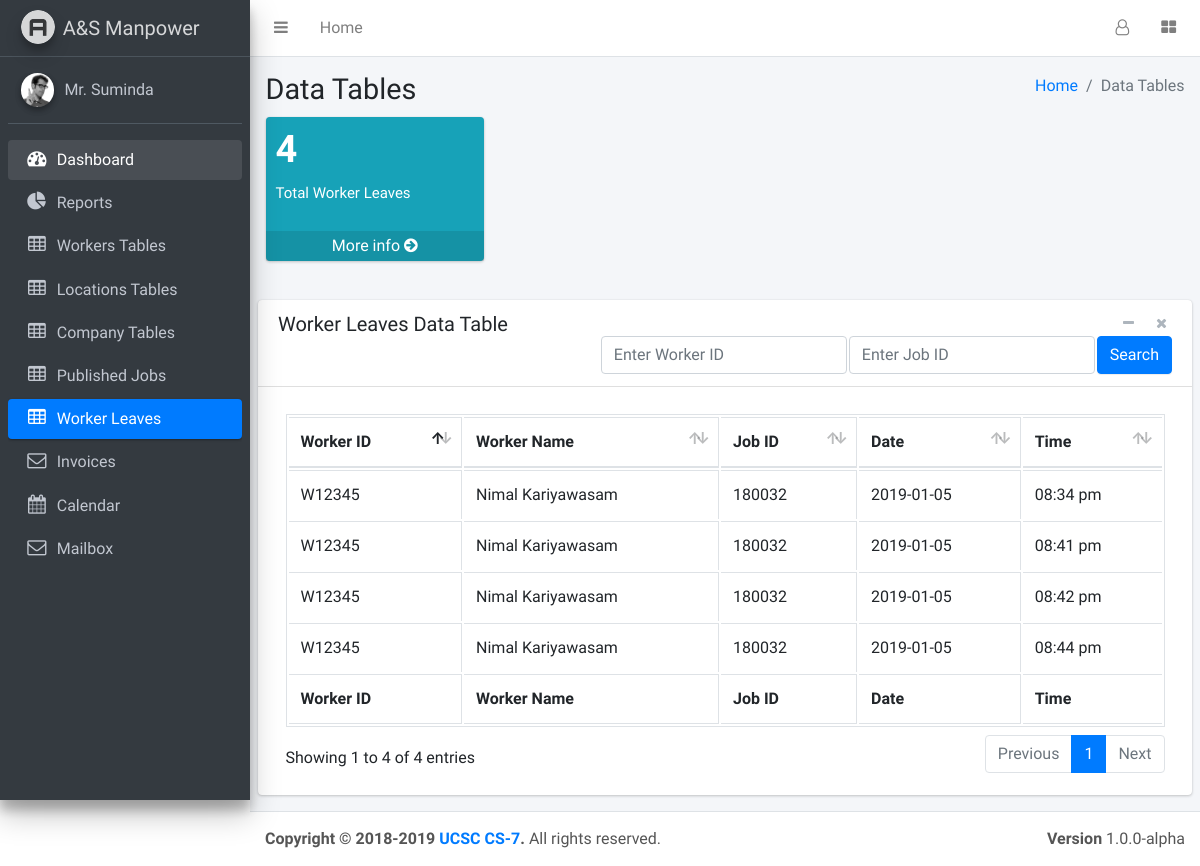
Page /pages/others/tables/dataLeaves.php on the earlier database version.
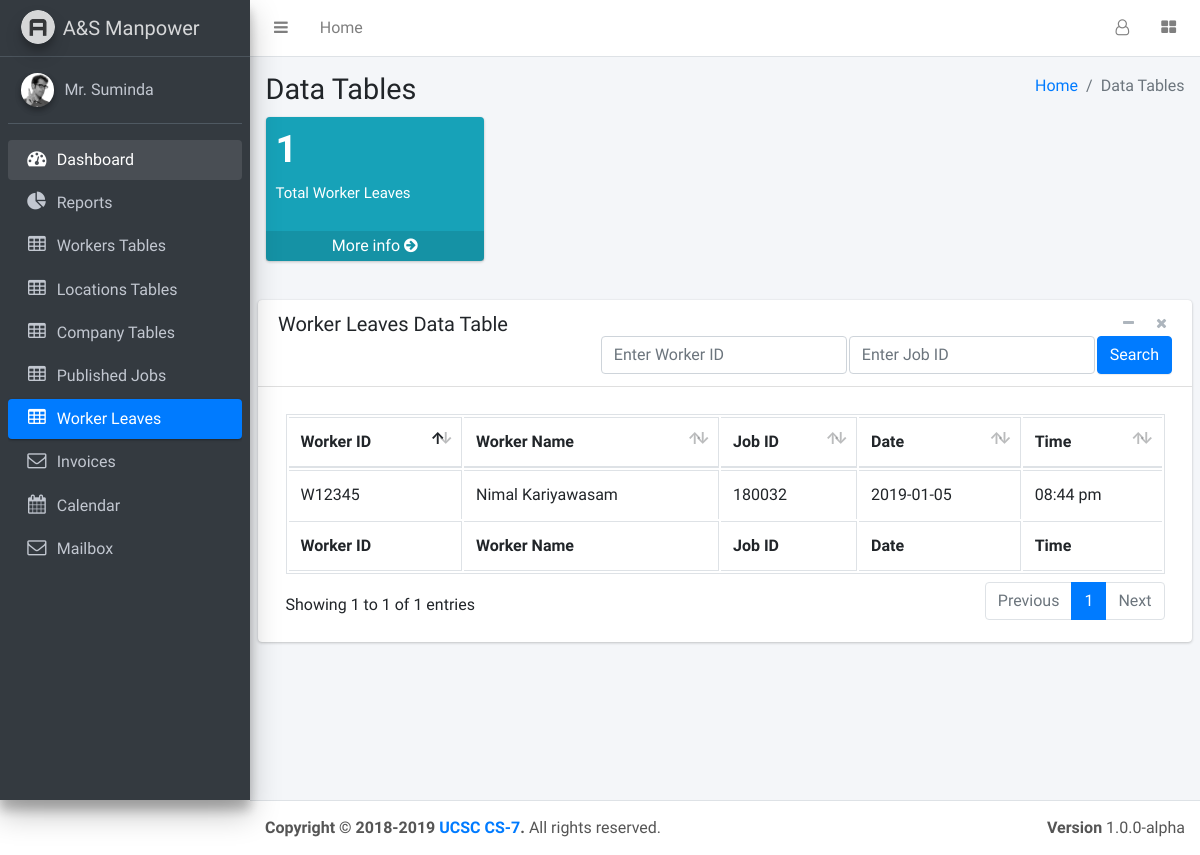
Same page on the later database version.
### tables this page shows
CREATE TABLE `worker_leaves` (
  `id` int(11) NOT NULL,
  `workerID` varchar(100) NOT NULL,
  `JobID` varchar(50) NOT NULL,
  `date` varchar(100) NOT NULL,
  `time` varchar(100) NOT NULL
);

CREATE TABLE `worker` (
  `workerID` varchar(45) NOT NULL,
  `workerName` varchar(45) DEFAULT NULL,
  `workerNIC` varchar(45) DEFAULT NULL,
  `workerPhone` varchar(45) DEFAULT NULL,
  `workerMaxWorkPeriod` varchar(45) DEFAULT NULL,
  `workerRank` int(10) DEFAULT '0',
  `workerEmail` varchar(45) DEFAULT NULL,
  `workerStatus` varchar(45) DEFAULT NULL,
  `workerImage` varchar(5000) DEFAULT NULL
);

### pages/query_boxes/supplier_view_workers_leaves.php (the view)
<?php
    $query="SELECT * FROM worker_leaves,worker WHERE worker_leaves.workerID=worker.workerID";
    $result=mysqli_query($conn,$query);
    if(mysqli_num_rows($result)>0){
        while($row=mysqli_fetch_assoc($result)){
            echo "<tr>
                  <td>".$row['workerID']."</td>
                  <td>".$row['workerName']."</td>
                  <td>".$row['JobID']."</td>
                  <td>".$row['date']."</td>
                  <td>".$row['time']."</td>
                </tr>";
        }
    }
?>

### pages/others/tables/dataLeaves.php (shortened to what the changed rows need)
<!DOCTYPE html>
<html>
<head>
  <link rel="stylesheet" href="https://maxcdn.bootstrapcdn.com/font-awesome/4.4.0/css/font-awesome.min.css">
  <link rel="stylesheet" href="https://code.ionicframework.com/ionicons/2.0.1/css/ionicons.min.css">
  <link rel="stylesheet" href="../../../plugins/datatables/dataTables.bootstrap4.css">
  <link rel="stylesheet" href="../../../dist/admin/dist/css/adminlte.min.css">
</head>
<body class="hold-transition sidebar-mini">
<div class="wrapper">
  <div class="content-wrapper">
    <section class="content-header">
      <div class="container-fluid">
        <div class="row mb-2">
          <div class="col-sm-6">
            <h1>Data Tables</h1>
          </div>
            <div style="margin-top:10px" class="col-lg-3 col-6">
            <div class="small-box bg-info">
              <div class="inner">
                <h3>
                    <?php
                        require_once '../../../db_config/config.php';
                        require_once '../../query_boxes/supplier_view_all_worker_leave_count.php';
                    ?>
                </h3>
                <p>Total Worker Leaves</p>
              </div>
            </div>
          </div>
        </div>
      </div>
    </section>
    <section class="content">
      <div class="row">
        <div class="col-12">
          <div class="card">
            <div class="card-header">
              <h3 class="card-title">Worker Leaves Data Table</h3>
                <div class="card-tools">
                </div>
                <div class="pull-right">
                </div>
            </div>
            <div class="card-body">
              <table id="example2" class="table table-bordered table-hover">
                <thead>
                <tr>
                  <th>Worker ID</th>
                  <th>Worker Name</th>
                  <th>Job ID</th>
                  <th>Date</th>
                  <th>Time</th>
                </tr>
                </thead>
                <tbody>
                    <?php
                            require_once('../../../db_config/config.php');
                            require_once('../../query_boxes/supplier_view_workers_leaves.php');
                    ?>
                </tbody>
                <tfoot>
                <tr>
                 <th>Worker ID</th>
                  <th>Worker Name</th>
                  <th>Job ID</th>
                  <th>Date</th>
                  <th>Time</th>
                </tr>
                </tfoot>
              </table>
            </div>
          </div>
          </div>
        </div>
      </section>
  </div>
</div>
</body>
</html>

### pages/query_boxes/supplier_view_all_worker_leave_count.php
<?php
    $query="SELECT COUNT(jobID) AS leaveCount  FROM worker_leaves";
    $result=mysqli_query($conn,$query);
    if(mysqli_num_rows($result)>0){
        $row=mysqli_fetch_assoc($result);
        echo $row['leaveCount'];
    }
?>

Differences in the rows shown:
removed worker_leaves: workerID.workerID "W12345", workerID.workerName "Nimal Kariyawasam", JobID "180032", date "2019-01-05", time "08:34 pm"
removed worker_leaves: workerID.workerID "W12345", workerID.workerName "Nimal Kariyawasam", JobID "180032", date "2019-01-05", time "08:41 pm"
removed worker_leaves: workerID.workerID "W12345", workerID.workerName "Nimal Kariyawasam", JobID "180032", date "2019-01-05", time "08:42 pm"
Other differences:
$row['leaveCount']: "4" → "1"
text written by a page script: "Showing 1 to 4 of 4 entries Previous 1 Next" → "Showing 1 to 1 of 1 entries Previous 1 Next"
